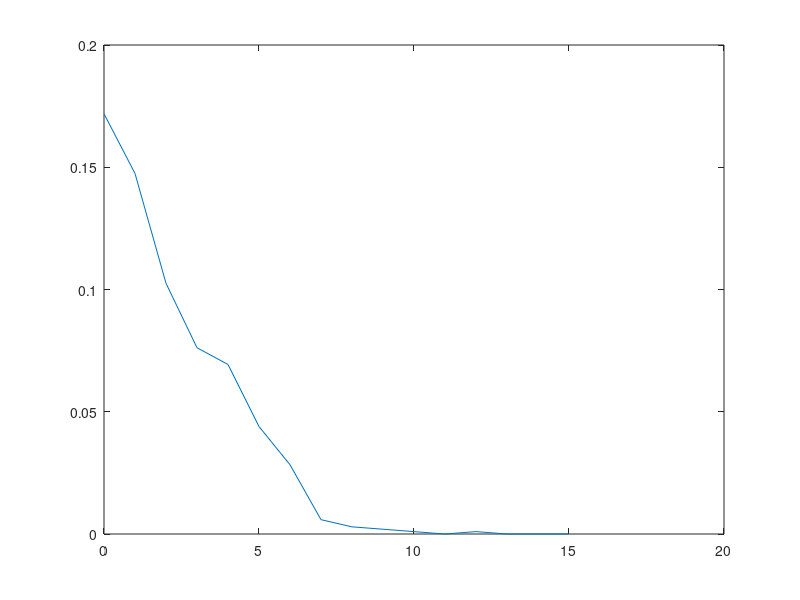

Here is the MATLAB script that generated this plot:
N=1024;
data_in=randint(1,1024,2);
data=data_in;
data=data*2-1; 
bit_error_rate=zeros(0,50);
SNR=0:1:15
for k=0:1:15
s=1;
n=s/(10^(k/10));
noise=wgn(1,1024,10*log10(n));
%noise=sqrt(n)*randn(1,1024);
%noise=normrnd(0,sqrt(n),1,1024);
%data_with_noise=noise+data;
%noise=rand(1,1024);
%noise=noise-mean(noise);
%noise=sqrt(n)/sqrt(var(noise))*noise;
data_with_noise=noise+data;
for i=1:1:1024
    if (data_with_noise(i)>0)
        data_with_noise(i)=1;
    end
    if (data_with_noise(i)<=0)
        data_with_noise(i)=0;
    end
end   
count=0;
for i=1:1:1024
    if data_with_noise(i)~=data_in(i)
        count=count+1;
    end
end
bit_error_rate(k+1)=count/1024;
end
plot(SNR,bit_error_rate);


